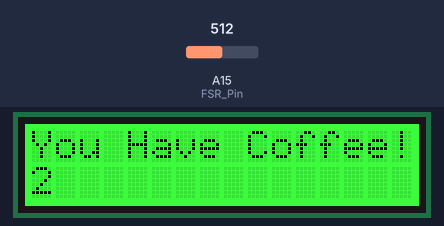
A sketch run on a simulated Arduino Mega 2560, built with avr-gcc and run on an emulated ATmega2560. Parts: 16×2 character LCD. The test bench sets the inputs (shaded band); at power-on: A15 (FSR_Pin) = 512. What the sketch prints to the serial monitor is not drawn.

Above: at 2.2 s.
2.3 s: A15 (FSR_Pin) set to 312
4.7 s: A15 (FSR_Pin) set to 281
At 5.2 s:
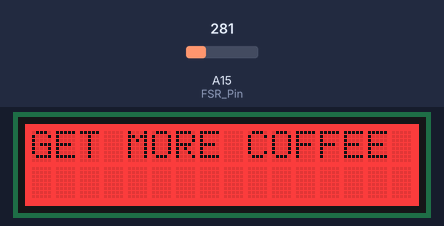
7.7 s: A15 (FSR_Pin) set to 40
At 9.0 s:
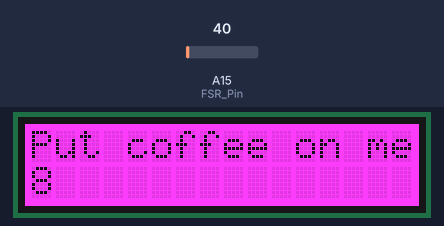
Timing chart, 0 to 10.7 s (numbered marks = the images above; inputs shaded):
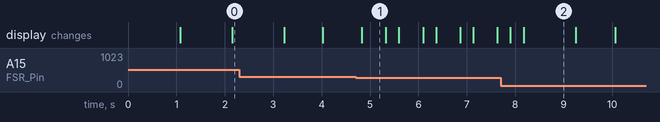

Measured:
- the behaviour switches between 300 and 299 on A15 (FSR_Pin) (found by bisection; images 0 and 1)
- after the input at 4.7 s, the display: changes after 0.13 s (image 1)
- after the input at 7.7 s, the display: first changes after 0.20 s (image 2 shows a later state)
- what the display in image 1 shows lasts 0.5 s, from 4.8 s to 5.3 s

The sketch:

TimeToCaffinate.ino
```cpp
/*
  Author:Martha Feiler
  05-09/2015

  Grove - Serial LCD RGB Backlight
  Grove - Buzzer
  LittleBits- Pressure Sensor (Deconstructed)
  Grove - Button  used to test code before using pressure sensor which must be calibrated.

*/

#include <Wire.h>
// get this library from seedstudio
#include "rgb_lcd.h"

rgb_lcd lcd;

const int pinButton = 7;    // pin of button define here
const int colorR = 0;       //Red Color
const int colorG = 0;       //Blue Color
const int colorB = 0;       //Green Color
int speakerPin = 3;         // Grove Buzzer connect to D3
char notes[] = "C";         //Note played by Buzzer
int beat = 1;               //Number of beats per note
int tempo = 330;            //how long beat is
int FSR_Pin = A15;          //analog pin 5
int counter = 0;            // counts coffee trips


//Function from SeedStudio's Buzzer Example
void playTone(int tone, int duration) {
    for (long i = 0; i < duration * 1000L; i += tone * 2) {
        digitalWrite(speakerPin, HIGH);
        delayMicroseconds(tone);
        digitalWrite(speakerPin, LOW);
        delayMicroseconds(tone);
    }
}

//Function from SeedStudio's Buzzer Example
void playNote(char note, int duration) {
    char names[] = { 'c', 'd', 'e', 'f', 'g', 'a', 'b', 'C' };
    int tones[] = { 1915, 1700, 1519, 1432, 1275, 1136, 1014, 956 };

    // play the tone corresponding to the note name
    for (int i = 0; i < 8; i++) {
        if (names[i] == note) {
            playTone(tones[i], duration);
        }
    }
}

void setup()
{

    pinMode(pinButton, INPUT);    // set button INPUT
    lcd.begin(16, 2);     // set up the LCD's number of columns and rows:
    Serial.begin(9600);    //Open Serial Connection
     lcd.setRGB(colorR, colorG, colorB);     //set backlight color to initial color
    delay(1000);
}


void loop()
{
  int FSRReading = analogRead(FSR_Pin);    //get a reading of the pressure sensor
  Serial.println(FSRReading);   //Print reading to serial promt

  //if(digitalRead(pinButton)){    //When Button is pressed
  if(FSRReading < 50 && FSRReading > 0){    //when reading value is equal to an empty coaster
     lcd.clear();
     lcd.setCursor(0,0) ;
     lcd.print("Put coffee on me");
     lcd.setRGB(255,0,255);    //purple
    // for (int positionCounter = 0; positionCounter < 60; positionCounter++) {
      ///  lcd.scrollDisplayLeft();
        //delay(150);
    //}

  }else if(FSRReading < 300 && FSRReading > 50){     //when reading value is equal to an empty cup
    lcd.clear();
    lcd.setCursor(0,0);
    lcd.setRGB(255,colorG,colorB); //red
    lcd.print("GET MORE COFFEE");
    playNote(notes[0], beat* tempo);
    delay(tempo / 2);

  }else{    //when coffe is in cup
    lcd.setCursor(0,0);
    lcd.print("You Have Coffee!");
    lcd.setRGB(colorR,255,colorB); //green
  }

    lcd.setCursor(0, 1);
    // print the number of seconds since reset:
    lcd.print(millis()/1000);

    delay(250);
}

/*********************************************************************************************************
  END FILE
*********************************************************************************************************/
```
